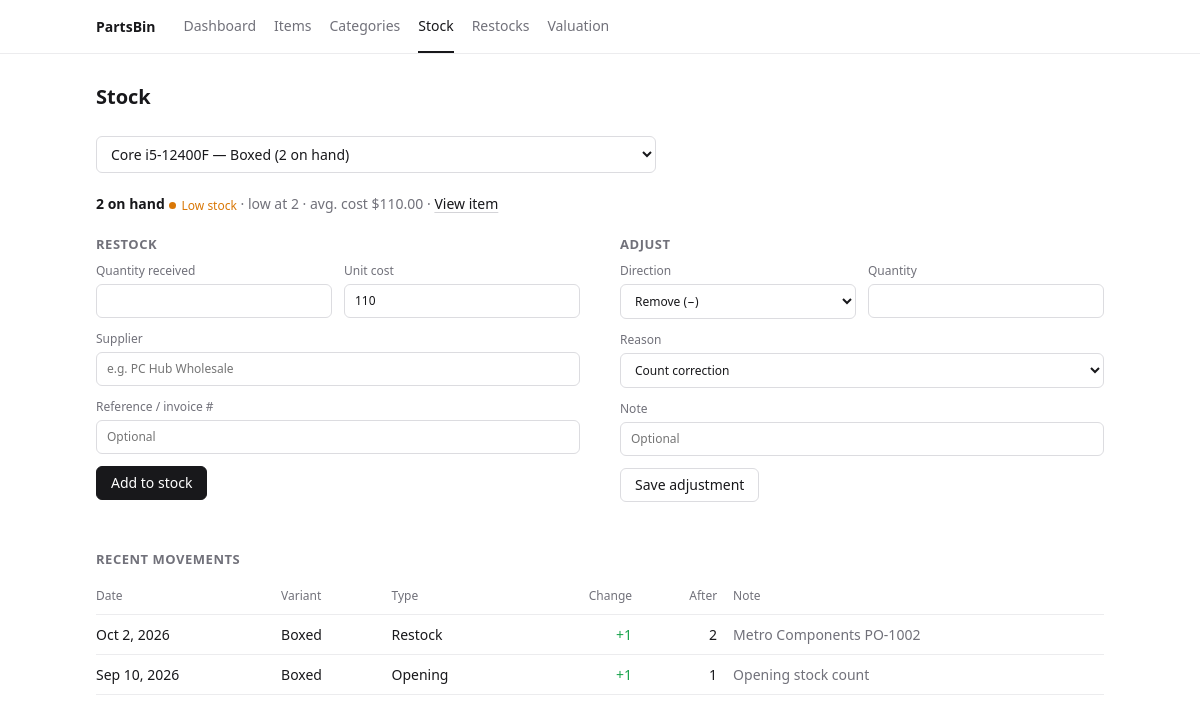
Page /stock.php?variant=2 on the committed database.
### tables this page shows
CREATE TABLE variants (
            id            INTEGER PRIMARY KEY AUTOINCREMENT,
            item_id       INTEGER NOT NULL REFERENCES items(id) ON DELETE CASCADE,
            label         TEXT NOT NULL,
            sku           TEXT NOT NULL DEFAULT '',
            quantity      INTEGER NOT NULL DEFAULT 0,
            unit_cost     REAL NOT NULL DEFAULT 0,
            sell_price    REAL NOT NULL DEFAULT 0,
            low_threshold INTEGER NOT NULL DEFAULT 2
        );

CREATE TABLE stock_movements (
            id         INTEGER PRIMARY KEY AUTOINCREMENT,
            variant_id INTEGER NOT NULL REFERENCES variants(id) ON DELETE CASCADE,
            type       TEXT NOT NULL,
            qty_change INTEGER NOT NULL,
            qty_after  INTEGER NOT NULL,
            unit_cost  REAL,
            supplier   TEXT NOT NULL DEFAULT '',
            reason     TEXT NOT NULL DEFAULT '',
            ticket_id  INTEGER REFERENCES tickets(id) ON DELETE SET NULL,
            created_at TEXT NOT NULL
        );

### stock.php (the view, shortened to what this page needs)
<?php
$pdo = db();
$variantId = (int) ($_POST['variant_id'] ?? $_GET['variant'] ?? 0);
$allVariants = $pdo->query(
    'SELECT v.id, v.label, v.quantity, i.name AS item_name
     FROM variants v JOIN items i ON i.id = v.item_id
     ORDER BY i.name, v.label'
)->fetchAll();
$selected  = null;
$movements = [];
if ($variantId > 0) {
    $stmt = $pdo->prepare(
        'SELECT v.*, i.name AS item_name, i.status
         FROM variants v JOIN items i ON i.id = v.item_id WHERE v.id = ?'
    );
    $stmt->execute([$variantId]);
    $selected = $stmt->fetch() ?: null;
    if ($selected) {
        $stmt = $pdo->prepare(
            'SELECT m.*, v.label, v.item_id, i.name AS item_name
             FROM stock_movements m
             JOIN variants v ON v.id = m.variant_id
             JOIN items i ON i.id = v.item_id
             WHERE m.variant_id = ?
             ORDER BY m.created_at DESC, m.id DESC
             LIMIT 10'
        );
        $stmt->execute([$variantId]);
        $movements = $stmt->fetchAll();
    }
}
include __DIR__ . '/includes/header.php';
?>
<div class="page-head">
    <h1>Stock</h1>
</div>
<form method="get" class="filters">
    <select name="variant" onchange="this.form.submit()" class="grow">
        <?php foreach ($allVariants as $v): ?>
            <option value="<?= (int) $v['id'] ?>" <?= $variantId === (int) $v['id'] ? 'selected' : '' ?>>
                <?= e($v['item_name'] . ' — ' . $v['label'] . ' (' . $v['quantity'] . ' on hand)') ?>
            </option>
        <?php endforeach; ?>
    </select>
</form>
<?php if (!$selected): ?>
    <section class="card"><p class="empty">Select a part above to restock or adjust it.</p></section>
<?php else: ?>
    <?php [$label, $class] = stock_status((int) $selected['quantity'], (int) $selected['low_threshold']); ?>
    <p class="summary">
        <strong><?= (int) $selected['quantity'] ?> on hand</strong> <?= badge($label, $class) ?>
        <span class="muted">· low at <?= (int) $selected['low_threshold'] ?> · avg. cost <?= money($selected['unit_cost']) ?> ·</span>
        <a href="item_view.php?id=<?= (int) $selected['item_id'] ?>">View item</a>
    </p>
    <div class="grid-2">
        <section class="card">
            <h2>Restock</h2>
            <form method="post" class="form">
                <div class="row">
                    <label>Quantity received
                        <input type="number" name="quantity" min="1" required>
                    </label>
                    <label>Unit cost
                        <input type="number" name="unit_cost" min="0" step="0.01" value="<?= e($selected['unit_cost']) ?>">
                    </label>
                </div>
                <label>Supplier
                    <input type="text" name="supplier" placeholder="e.g. PC Hub Wholesale">
                </label>
                <label>Reference / invoice #
                    <input type="text" name="reference" placeholder="Optional">
                </label>
                <div class="form-actions"><button class="btn primary">Add to stock</button></div>
            </form>
        </section>
        <section class="card">
            <h2>Adjust</h2>
            <form method="post" class="form">
                <div class="row">
                    <label>Direction
                        <select name="direction">
                            <option value="remove">Remove (−)</option>
                        </select>
                    </label>
                    <label>Quantity
                        <input type="number" name="quantity" min="1" required>
                    </label>
                </div>
                <label>Reason
                    <select name="reason">
                        <?php foreach (ADJUST_REASONS as $reason): ?>
                            <option><?= e($reason) ?></option>
                        <?php endforeach; ?>
                    </select>
                </label>
                <label>Note
                    <input type="text" name="note" placeholder="Optional">
                </label>
                <div class="form-actions"><button class="btn">Save adjustment</button></div>
            </form>
        </section>
    </div>
    <section class="card">
        <h2>Recent movements</h2>
        <?php $showPart = false; ?>
        <?php include __DIR__ . '/includes/movements_table.php'; ?>
    </section>
<?php endif; ?>
<?php include __DIR__ . '/includes/footer.php'; ?>

### includes/movements_table.php
<?php
$showPart = $showPart ?? true;
?>
<?php if (empty($movements)): ?>
    <p class="empty">No stock movements yet.</p>
<?php else: ?>
    <div class="table-wrap">
        <table>
            <thead>
            <tr>
                <th>Date</th>
                <th><?= $showPart ? 'Part' : 'Variant' ?></th>
                <th>Type</th>
                <th class="num">Change</th>
                <th class="num">After</th>
                <th>Note</th>
            </tr>
            </thead>
            <tbody>
            <?php foreach ($movements as $m): ?>
                <tr>
                    <td class="nowrap"><?= e(nice_date($m['created_at'])) ?></td>
                    <?php if ($showPart): ?>
                        <td>
                            <a href="item_view.php?id=<?= (int) $m['item_id'] ?>"><?= e($m['item_name']) ?></a>
                            <span class="muted">· <?= e($m['label']) ?></span>
                        </td>
                    <?php else: ?>
                        <td><?= e($m['label']) ?></td>
                    <?php endif; ?>
                    <td><?= e(movement_label($m['type'])) ?></td>
                    <td class="num <?= $m['qty_change'] > 0 ? 'pos' : 'neg' ?>">
                        <?= $m['qty_change'] > 0 ? '+' . $m['qty_change'] : $m['qty_change'] ?>
                    </td>
                    <td class="num"><?= (int) $m['qty_after'] ?></td>
                    <td class="muted"><?= e(trim($m['supplier'] . ' ' . $m['reason'])) ?></td>
                </tr>
            <?php endforeach; ?>
            </tbody>
        </table>
    </div>
<?php endif; ?>

### assets/style.css (style rules this page uses)
:root { --text: #18181b; --muted: #71717a; --line: #ececee; --accent: #2563eb; --ok: #16a34a; --low: #d97706; --out: #dc2626; --info: #2563eb; }
* { box-sizing: border-box; }
body { margin: 0; background: #fff; color: var(--text); font: 14px/1.5 system-ui, -apple-system, "Segoe UI", Roboto, sans-serif; }
a { color: var(--text); text-decoration: underline; text-decoration-color: #d4d4d8; text-underline-offset: 3px; }
h1 { font-size: 20px; font-weight: 600; margin: 0; }
h2 { font-size: 13px; font-weight: 600; margin: 0 0 8px; color: var(--muted); text-transform: uppercase; letter-spacing: .04em; }
p { margin: 4px 0; }
.muted { color: var(--muted); }
.nowrap { white-space: nowrap; }
.pos { color: var(--ok); }
.page-head { display: flex; justify-content: space-between; align-items: center; gap: 16px; margin-bottom: 24px; flex-wrap: wrap; }
.card { margin-bottom: 36px; }
.grid-2 { display: grid; grid-template-columns: 1fr 1fr; gap: 40px; }
.grid-2 > *, .grid-side > * { min-width: 0; }
.summary { margin: 0 0 20px; }
.table-wrap { overflow-x: auto; }
table { width: 100%; border-collapse: collapse; }
th, td { padding: 9px 8px; border-bottom: 1px solid var(--line); text-align: left; vertical-align: middle; }
th:first-child, td:first-child { padding-left: 0; }
th:last-child, td:last-child { padding-right: 0; }
th { font-size: 12px; font-weight: 500; color: var(--muted); }
.num { text-align: right; font-variant-numeric: tabular-nums; }
.btn { display: inline-block; padding: 7px 14px; border-radius: 6px; cursor: pointer; border: 1px solid #dcdce0; background: #fff; color: var(--text); font: inherit; line-height: 1.3; text-decoration: none; }
.btn.primary { background: var(--text); border-color: var(--text); color: #fff; }
.form label { display: block; font-size: 12px; color: var(--muted); margin-bottom: 12px; }
.form .row { display: flex; gap: 12px; flex-wrap: wrap; }
.form .row label { flex: 1 1 120px; }
.form-actions { display: flex; gap: 8px; align-items: center; flex-wrap: wrap; margin-bottom: 12px; }
input, select, textarea { display: block; width: 100%; margin-top: 4px; padding: 7px 10px; border: 1px solid #dcdce0; border-radius: 6px; background: #fff; color: var(--text); font: inherit; }
.filters { display: flex; gap: 8px; flex-wrap: wrap; margin-bottom: 20px; align-items: center; }
.filters input, .filters select { width: auto; margin-top: 0; }
.filters .grow { flex: 1; max-width: 560px; }

### rows in the picture
variants: quantity "2", low_threshold "2", unit_cost "$110.00", unit_cost "110"
stock_movements: created_at "Oct 2, 2026", variant.label "Boxed", type "Restock", qty_change "1", qty_after "2", supplier+reason "Metro Components PO-1002"
stock_movements: created_at "Sep 10, 2026", variant.label "Boxed", type "Opening", qty_change "1", qty_after "1", reason "Opening stock count"

### other values in the picture
APP_NAME "PartsBin"
$label "Dashboard"
$label "Items"
$label "Categories"
$label "Stock"
$label "Restocks"
$label "Valuation"
$label "Low stock"
form field variant "Core i5-12400F — Boxed (2 on hand)"
form field reason "Count correction"
